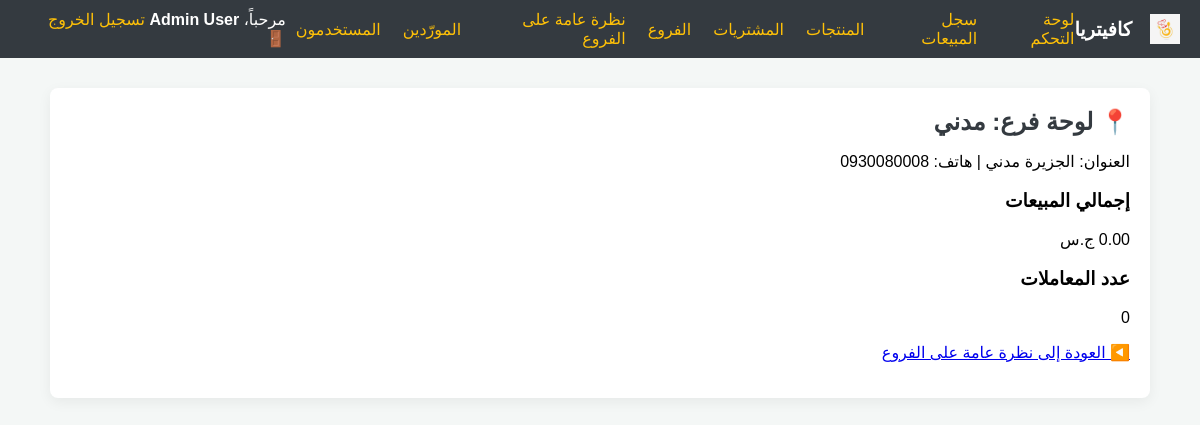
The app's page /dashboard_branch.php?branch_id=2 (signed in) with its own data.
### tables this page shows
CREATE TABLE `branches` (
  `branch_id` int(10) UNSIGNED NOT NULL,
  `name` varchar(255) NOT NULL,
  `address` varchar(500) DEFAULT NULL,
  `phone` varchar(50) DEFAULT NULL,
  `created_at` datetime NOT NULL DEFAULT current_timestamp()
);

### dashboard_branch.php (the view, shortened to what this page needs)
<?php
require_once 'auth_check.php';
$branch_id = isset($_GET['branch_id']) ? intval($_GET['branch_id']) : 0;
$stmt = $conn->prepare("SELECT branch_id, name, address, phone FROM branches WHERE branch_id = ?");
$stmt->bind_param('i', $branch_id);
$stmt->execute();
$res = $stmt->get_result();
$branch = $res->fetch_assoc();
$stmt = $conn->prepare("SELECT COUNT(*) AS tx_count, COALESCE(SUM(total_amount), 0) AS total_sales FROM sales WHERE branch_id = ?");
$stmt->bind_param('i', $branch_id);
$stmt->execute();
$res = $stmt->get_result();
$stats = $res->fetch_assoc();
?>
<!DOCTYPE html>
<html lang="ar" dir="rtl">
<head>
<link rel="stylesheet" href="assets/css/app.css">
</head>
<body>
<?php require_once 'includes/admin_header.php'; ?>
<div class="container">
    <h2>📍 لوحة فرع: <?php echo htmlspecialchars($branch['name'] ?? ''); ?></h2>
    <p>العنوان: <?php echo htmlspecialchars($branch['address'] ?? '-'); ?> | هاتف: <?php echo htmlspecialchars($branch['phone'] ?? '-'); ?></p>
    <div class="stats-grid">
        <div class="stat-card card-green">
            <h3>إجمالي المبيعات</h3>
            <div class="value"><?php echo number_format($stats['total_sales'],2); ?> ج.س</div>
        </div>
        <div class="stat-card card-blue">
            <h3>عدد المعاملات</h3>
            <div class="value"><?php echo intval($stats['tx_count']); ?></div>
        </div>
    </div>
    <p><a href="dashboard_all_branches.php">◀️ العودة إلى نظرة عامة على الفروع</a></p>
</div>
</body>
</html>

### assets/css/app.css (style rules this page uses)
* { box-sizing: border-box; }
html, body { height: 100%; }
body { font-family: Tahoma, Arial, sans-serif; margin: 0; padding: 0; background: #f4f7f6; direction: rtl; }
.container { max-width: 1100px; margin: 30px auto; padding: 20px; background: #fff; border-radius: 8px; box-shadow: 0 4px 14px rgba(0,0,0,0.06); }
h1, h2 { margin: 0 0 15px 0; color: #343a40; }

### records on screen
branches: name "مدني", address "الجزيرة مدني", phone "0930080008"

### other values on screen
RESTAURANT_NAME "كافيتريا"
$_SESSION['full_name'] "Admin User"
$stats['total_sales'] "0.00"
$stats['tx_count'] "0"
